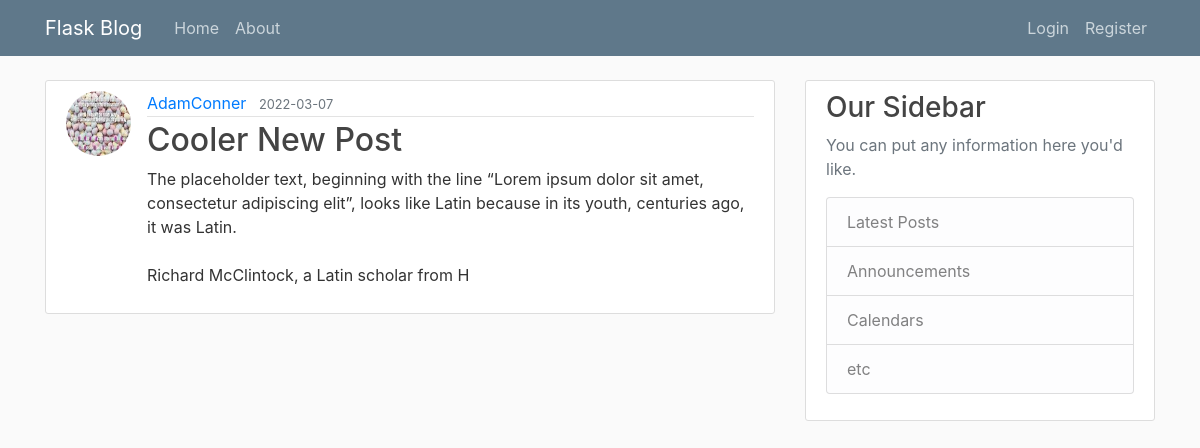
/post/1, run on the app's committed database.
### flaskblog/models.py (models this page shows, shortened)
class User(db.Model, UserMixin):
    id = db.Column(db.Integer, primary_key=True)
    username = db.Column(db.String(20), unique=True, nullable=False)
    email = db.Column(db.String(120), unique=True, nullable=False)
    image_file = db.Column(db.String(20), nullable=False, default='default.jpg')
    password = db.Column(db.String(60), nullable=False)
    posts = db.relationship('Post', backref='author', lazy=True)

class Post(db.Model):
    id = db.Column(db.Integer, primary_key=True)
    title = db.Column(db.String(100), nullable=False)
    date_posted = db.Column(db.DateTime, nullable=False, default=datetime.utcnow)
    content = db.Column(db.Text, nullable=False)
    user_id = db.Column(db.Integer, db.ForeignKey('user.id'), nullable=False)

### flaskblog/routes.py (the view)
@app.route("/post/<int:post_id>")
def post(post_id):
    post = Post.query.get_or_404(post_id)
    return render_template('post.html', title=post.title, post=post)

### flaskblog/templates/post.html (shortened to what this page needs)
{% extends "layout.html" %}
{% block content %}
    <article class="media content-section">
        <img class="rounded-circle article-img" src="{{ url_for('static', filename='profile_pics/' + post.author.image_file) }}">
        <div class="media-body">
        <div class="article-metadata">
            <a class="mr-2" href="{{url_for('user_posts', username=post.author.username)}}">{{ post.author.username }}</a>
            <small class="text-muted">{{ post.date_posted.strftime('%Y-%m-%d') }}</small>
        </div>
        <h2 class="article-ttile">{{ post.title }}</h2>
        <p class="article-content">{{ post.content }}</p>
        </div>
    </article>
{% endblock content %}

### flaskblog/static/main.css (style rules this page uses)
body { background: #fafafa; color: #333333; margin-top: 5rem; }
h1, h2, h3, h4, h5, h6 { color: #444444; }
.content-section { background: #ffffff; padding: 10px 20px; border: 1px solid #dddddd; border-radius: 3px; margin-bottom: 20px; }
.article-content { white-space: pre-line; }
.article-img { height: 65px; width: 65px; margin-right: 16px; }
.article-metadata { padding-bottom: 1px; margin-bottom: 4px; border-bottom: 1px solid #e3e3e3 }

### data on the page
User: image_file (picture), author.username "AdamConner"
Post: date_posted "2022-03-07", title "Cooler New Post", content "The placeholder text, beginning with the line “Lorem ipsum dolor sit amet, consectetur adipiscing elit”, looks like Latin because in its youth, centuries ago, it was Latin. Richard McClintock, a Latin scholar from H"
